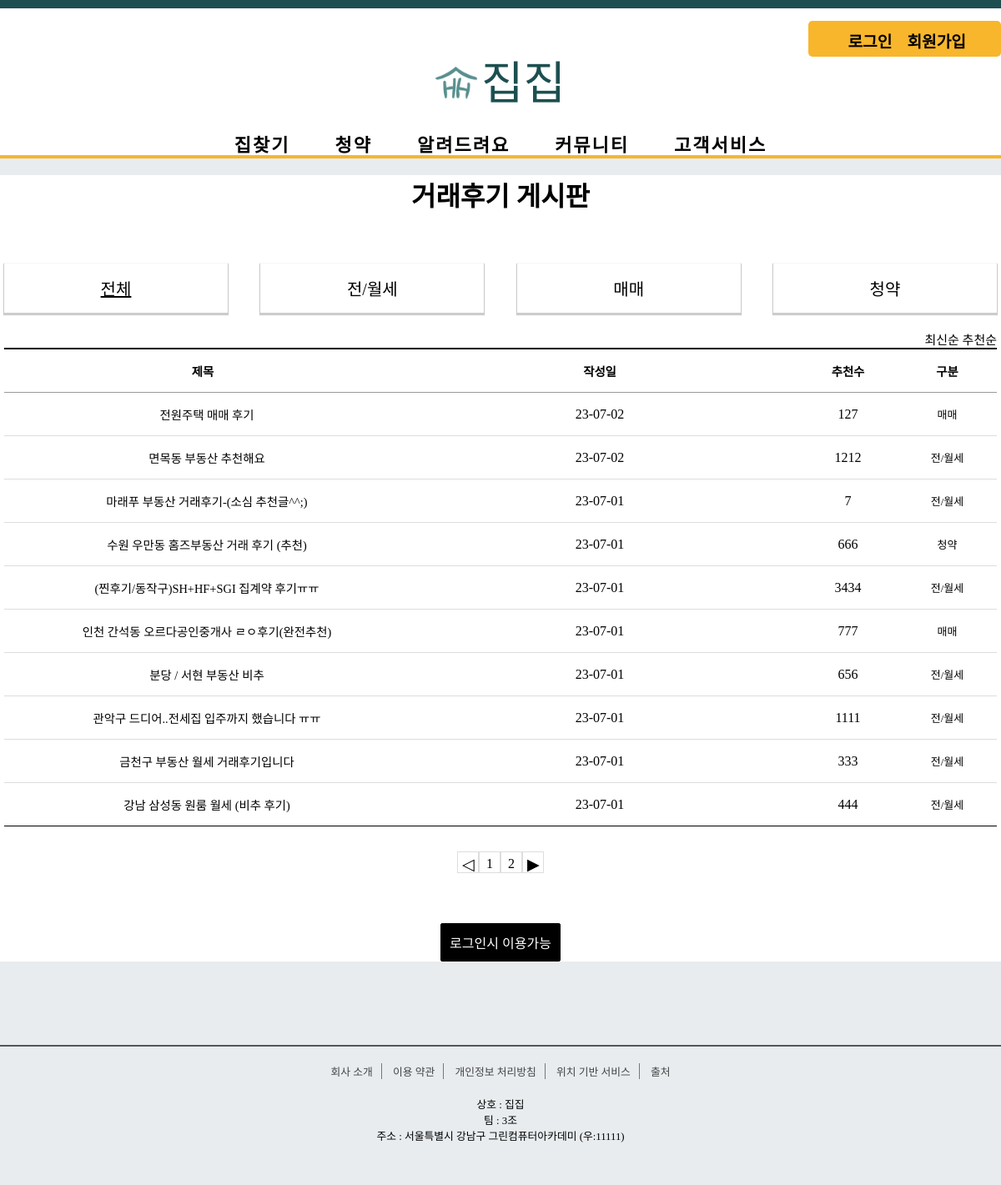
Page /review/review_main/ on the committed database.
### review/models.py (models this page shows, shortened)
class Review_Board(models.Model):
    r_title = models.CharField(max_length=100)
    r_content = models.TextField()
    user = models.ForeignKey(User, on_delete=models.CASCADE)
    r_regdate = models.DateTimeField()
    r_modifydate = models.DateTimeField(null=True, blank=True)
    r_type = models.CharField(max_length=10) # 리뷰 게시판 타입
    r_hit = models.IntegerField(default=0)
    r_recommend = models.IntegerField(default=0)

### review/views.py (the view)
# urls.py: path('review_main/', views.review_list_main, name='review_main'), # 거래 후기 메인
def review_list_main(request):
    question_list = Review_Board.objects.order_by('-r_regdate')
    page = request.GET.get('page', '1')
    paginator = Paginator(question_list, 10)
    text = paginator.get_page(page)
    context = {'question_list': text}
    return render(request, 'review/review_list_main.html', context) # 거래후기 게시판

### templates/review/review_list_main.html (shortened to what this page needs)
<!DOCTYPE html>
<html lang="en">
{% load static %}
<head>
    <link rel="stylesheet" href="{% static 'css/review/css/css.css' %}">
</head>
<body>
{% include 'poll/sidebar.html' %}
{% include 'poll/header.html' %}
    <div class="board_wrap">
        <div class="board_title">
            <strong>거래후기 게시판</strong>
        </div>
        <div class="board_list_wrap">
            <div class="category_wrap">
                <ul>
                    <li><a href="{% url 'review:review_main' %}"  class="active">전체</a></li>
                    <li><a href="{% url 'review:review_jan' %}" >전/월세</a></li>
                    <li><a href="{% url 'review:review_mama' %}" >매매</a></li>
                    <li><a href="{% url 'review:review_subscription' %}" >청약</a></li>
                </ul>
            </div>
            <div class="board_title_takes">
                <a href="{% url 'review:review_main' %}">최신순</a>
                <a href="{% url 'review:review_recommend' %}">추천순</a>
            </div>
            <div class="board_list">
                <div class="top">
                    <div class="title">제목</div>
                    <div class="date">작성일</div>
                    <div class="recommend">추천수</div>
                    <div class="division">구분</div>
                </div>
                {% for question in question_list %}
                <div>
                    <div class="title"><a href="{% url 'review:review_detail' question.id %}">{{ question.r_title }}</a></div>
                    <div class="date">{{ question.r_regdate|date:"y-m-d" }}</div>
                    <div class="recommend">{{ question.r_recommend }}</div>
                    <div class="division">{{question.r_type}}</div>
                </div>
                {% endfor %}
            </div>
            <ul class="board_page">
                {% if question_list.has_previous %}
                <li class="bt first">
                    <a class="bt prev" href="?page={{ question_list.previous_page_number }}">◀</a>
                </li>
                {% else %}
                <li class="page-item disabled">
                    <a class="bt prev">◁</a>
                </li>
                {% endif %}
                {% for page_number in question_list.paginator.page_range %}
                {% if question_list.number == page_number %}
                <li class="page-item active">
                    <a class="num">{{ page_number }}</a>
                </li>
                {% else %}
                <li class="page-item">
                    <a class="num" href="?page={{ page_number }}">{{ page_number }}</a>
                </li>
                {% endif %}
                {% endfor %}
                {% if question_list.has_next %}
                <li class="page-item">
                    <a class="bt last" href="?page={{ question_list.next_page_number }}">▶</a>
                </li>
                {% else %}
                <li class="page-item disabled">
                    <a class="bt last">▷</a>
                </li>
                {% endif %}
            </ul>
              <div class="bt_wrap">
            {% if user.is_authenticated %}
            <a href="{% url 'review:write' %}" class="on">등록</a>
            {% else %}
            <a href="{% url 'common:signin' %}" class="on">로그인시 이용가능</a>
            {% endif %}
            </div>
        </div>
    </div>
{% include 'poll/footer.html' %}
</body>
</html>

### static/css/poll/style.css (style rules this page uses)
* { margin: 0; padding: 0; }
body { background: #e8ecef; font-family: 'GangwonEdu_OTFBoldA'; border-top: 10px solid #1d4f50 }
ul li { list-style: none; }
a { text-decoration: none; }
ul > li { list-style: none; }

### static/css/review/css/style.css (style rules this page uses)
* { margin: 0;padding: 0; }
ul, li { list-style: none; }
a { text-decoration: none;color: initial; }
.category_wrap { padding-bottom: 10px; margin-bottom: 10px; }
.category_wrap ul { display: flex; justify-content: space-between; align-items: center; list-style-type: none; margin: 0; padding: 0; font-size: 0; }
.category_wrap li { text-align: center; box-shadow: 0px 1px 1px 1px rgba(0, 0, 0, 0.2); background-color: #fff; border-bottom: 1px solid #ccc; font-size: 0; width: 20%; padding: 15px; }
.category_wrap li a { font-size: 20px; }
.category_wrap a { color: #000; font-size: 1.0rem; }
.category_wrap a.active { text-decoration: underline; color: #000; }
.board_wrap { width: 1000px; margin: 20px auto; margin-bottom: 100px; padding:80px 50px 50px 50px; text-align: center; font-family: GangwonEdu_OTFBoldA; background-color: #fff; }
.board_title { margin-bottom: 60px; }
.board_title_takes { text-align: right; font-size: 15px; }
.board_title strong { font-size: 42px; }
.board_list { width: 100%; border-top: 2px solid #000 ; }
.board_list > div { border-bottom:1px solid #ddd; font-size: 0; }
.board_list > div.top { border-bottom: 1px solid #999 ; }
.board_list > div:last-child { border-bottom: 1px solid #000 ; }
.board_list > div > div { display: inline-block; font-size: 16px; text-align: center; vertical-align: middle; padding: 15px 0; }
.board_list > div.top > div { font-weight: 600; font-size: 20px; }
.board_list .title { width: 40%; text-align: left; }
.board_list .title { text-align: center; }
.board_list .date { width: 10%; font-size: 16px; }
.board_list .recommend { width: 10%; font-size: 16px; }
.board_list .division { width: 10%; font-size: 16px; }
.board_page { margin-top: 30px; flex: 1; display: flex; justify-content: center; font-size: 0; }
.board_page a { display: inline-block; border: 1px solid #ddd; width: 32px; height: 32px; box-sizing: border-box; border-left: 0; vertical-align: middle; line-height: 100%; }
.board_page a.bt { padding: 10px 10px; font-size: 1.2rem; letter-spacing: -1px; }
.board_page a.num { text-align: center; padding: 10px 5px; font-size: 16px; }
.board_page a:first-child { border-left: 1px solid #ddd; }
.bt_wrap { margin-top: 60px; text-align: center; }
.bt_wrap button, .bt_wrap a { display: inline-block; min-width: 80px; padding: 10px; border: 1px solid #000; border-radius: 2px; font-size: 16px; }
.bt_wrap a:first-child { margin-left: 0; }
.bt_wrap button, .bt_wrap a.on { background-color: #000; color: #fff; }

### static/css/review/css/media.css (style rules this page uses)
@media screen and (max-width: 1200px) and (-webkit-min-device-pixel-ratio:0) { .board_wrap { width: 100%; min-width: 200px; padding: 0 5px; box-sizing: border-box; } }
@media screen and (max-width: 1200px) and (-webkit-min-device-pixel-ratio:0) { .board_title strong { font-size: 2rem; } }
@media screen and (max-width: 1200px) and (-webkit-min-device-pixel-ratio:0) { .board_list .date { width: 40%; } }
@media screen and (max-width: 1200px) and (-webkit-min-device-pixel-ratio:0) { .board_list .title { text-indent: 10px; font-size: 0.9rem; } }
@media screen and (max-width: 1200px) and (-webkit-min-device-pixel-ratio:0) { .board_list .division { font-size: 13px; } }
@media screen and (max-width: 1200px) and (-webkit-min-device-pixel-ratio:0) { .board_list .top .title { text-indent: 0; font-size: 0.9rem; } }
@media screen and (max-width: 1200px) and (-webkit-min-device-pixel-ratio:0) { .board_list .top .date { font-size: 0.9rem; } }
@media screen and (max-width: 1200px) and (-webkit-min-device-pixel-ratio:0) { .board_list .top .recommend { font-size: 0.9rem; } }
@media screen and (max-width: 1200px) and (-webkit-min-device-pixel-ratio:0) { .board_list .top .division { font-size: 0.9rem; } }
@media screen and (max-width: 1200px) and (-webkit-min-device-pixel-ratio:0) { .board_page a { width: 26px; height: 26px; } }
@media screen and (max-width: 1200px) and (-webkit-min-device-pixel-ratio:0) { .board_page a.bt { padding: 5px 4px; } }
@media screen and (max-width: 1200px) and (-webkit-min-device-pixel-ratio:0) { .board_page a.num { padding-top: 6px; } }

### rows in the picture
Review_Board: r_title "전원주택 매매 후기", r_regdate "23-07-02", r_recommend "127", r_type "매매"
Review_Board: r_title "면목동 부동산 추천해요", r_regdate "23-07-02", r_recommend "1212", r_type "전/월세"
Review_Board: r_title "마래푸 부동산 거래후기-(소심 추천글^^;)", r_regdate "23-07-01", r_recommend "7", r_type "전/월세"
Review_Board: r_title "수원 우만동 홈즈부동산 거래 후기 (추천)", r_regdate "23-07-01", r_recommend "666", r_type "청약"
Review_Board: r_title "(찐후기/동작구)SH+HF+SGI 집계약 후기ㅠㅠ", r_regdate "23-07-01", r_recommend "3434", r_type "전/월세"
Review_Board: r_title "인천 간석동 오르다공인중개사 ㄹㅇ후기(완전추천)", r_regdate "23-07-01", r_recommend "777", r_type "매매"
Review_Board: r_title "분당 / 서현 부동산 비추", r_regdate "23-07-01", r_recommend "656", r_type "전/월세"
Review_Board: r_title "관악구 드디어..전세집 입주까지 했습니다 ㅠㅠ", r_regdate "23-07-01", r_recommend "1111", r_type "전/월세"
Review_Board: r_title "금천구 부동산 월세 거래후기입니다", r_regdate "23-07-01", r_recommend "333", r_type "전/월세"
Review_Board: r_title "강남 삼성동 원룸 월세 (비추 후기)", r_regdate "23-07-01", r_recommend "444", r_type "전/월세"

### other values in the picture
{{ page_number }} "1"
{{ page_number }} "2"
